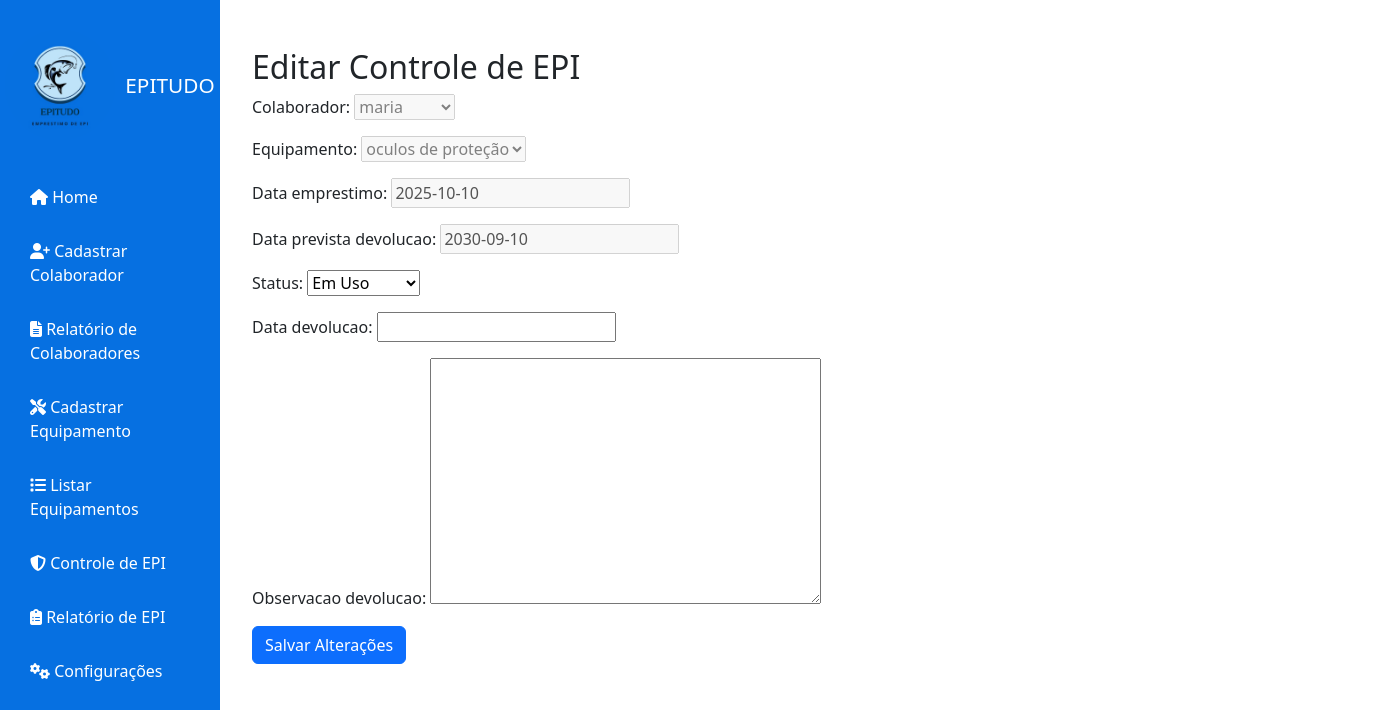
The page /controle-epi/1/ on the database as committed earlier.
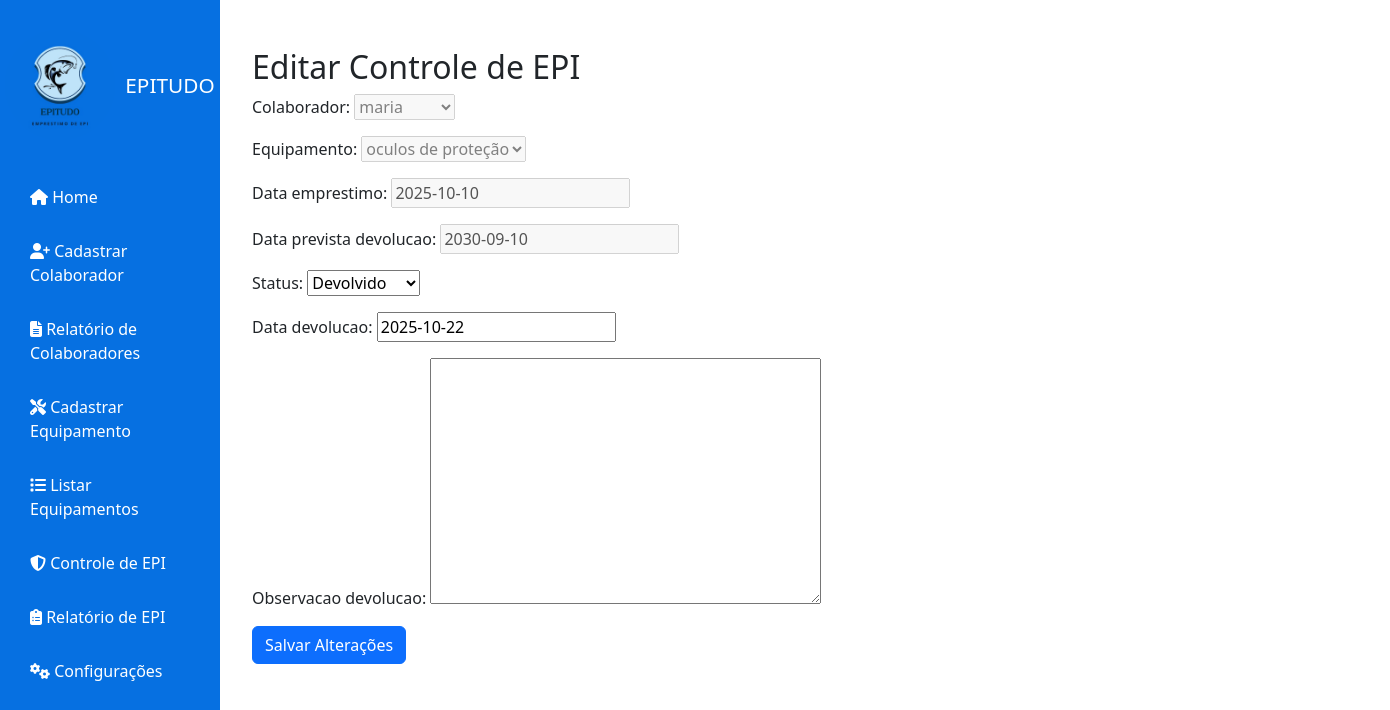
The same page on the database as committed later.
### home/models.py (models this page shows, shortened)
class Emprestimo(models.Model):
	STATUS_CHOICES = [
		('emprestado', 'Emprestado'),
		('em_uso', 'Em Uso'),
		('fornecido', 'Fornecido'),
		('devolvido', 'Devolvido'),
		('danificado', 'Danificado'),
		('perdido', 'Perdido'),
	]
	colaborador = models.ForeignKey(Colaborador, on_delete=models.CASCADE)
	equipamento = models.ForeignKey(Equipamento, on_delete=models.CASCADE)
	data_emprestimo = models.DateField()
	data_prevista_devolucao = models.DateField()
	data_devolucao = models.DateField(null=True, blank=True)
	status = models.CharField(max_length=20, choices=STATUS_CHOICES, default='emprestado')
	observacao_devolucao = models.TextField(blank=True)

### home/views.py (the view)
# urls.py: path('controle-epi/', controle_epi, name='controle_epi'),
def controle_epi(request, pk=None):
	if pk:
		instance = get_object_or_404(Emprestimo, pk=pk)
	else:
		instance = None
	if request.method == 'POST':
		form = EmprestimoForm(request.POST, instance=instance)
		if form.is_valid():
			from django.utils import timezone
			data_prevista = form.cleaned_data['data_prevista_devolucao']
			if data_prevista <= timezone.now().date():
				messages.error(request, 'A data prevista de devolução deve ser posterior à data atual.')
			else:
				form.save()
				if pk:
					messages.success(request, 'Controle de EPI atualizado com sucesso!')
				else:
					messages.success(request, 'Controle de EPI cadastrado com sucesso!')
				return redirect('controle_epi')
		else:
			messages.error(request, 'Erro ao cadastrar/atualizar controle de EPI.')
	else:
		form = EmprestimoForm(instance=instance)
	return render(request, 'home/controle_epi.html', {'form': form, 'is_edit': pk is not None})

### home/forms.py
class EmprestimoForm(forms.ModelForm):
    class Meta:
        model = Emprestimo
        fields = ['colaborador', 'equipamento', 'data_emprestimo', 'data_prevista_devolucao', 'status', 'data_devolucao', 'observacao_devolucao']
    def __init__(self, *args, **kwargs):
        super().__init__(*args, **kwargs)
        if not self.instance.pk:
            self.fields['status'].choices = [
                ('emprestado', 'Emprestado'),
                ('em_uso', 'Em Uso'),
                ('fornecido', 'Fornecido'),
            ]
            self.fields['data_devolucao'].widget = forms.HiddenInput()
            self.fields['observacao_devolucao'].widget = forms.HiddenInput()
        else:
            self.fields['status'].choices = Emprestimo.STATUS_CHOICES
            self.fields['colaborador'].disabled = True
            self.fields['equipamento'].disabled = True
            self.fields['data_emprestimo'].disabled = True
            self.fields['data_prevista_devolucao'].disabled = True

### home/models.py (called while the page is built)
	def __str__(self):
		return self.nome

	def __str__(self):
		return self.nome

### home/templates/home/controle_epi.html (shortened to what this page needs)
{% load static %}
<!DOCTYPE html>
<html lang="pt-br">
<head>
    <link href="https://cdn.jsdelivr.net/npm/bootstrap@5.3.0/dist/css/bootstrap.min.css" rel="stylesheet">
    <link rel="stylesheet" href="https://cdnjs.cloudflare.com/ajax/libs/font-awesome/6.4.0/css/all.min.css">
</head>
<body>
    <div class="sidebar" style="width:220px;background:#0670e1;color:#fff;height:100vh;position:fixed;top:0;left:0;display:flex;flex-direction:column;padding-top:30px;">
          <div style="display:flex;align-items:center;justify-content:center;gap:10px;margin-bottom:30px;">
    <img src="{% static 'img/logo.jpeg' %}" alt="Logo" style="width:110px;height:110px;border-radius:50%;">
        <h2 style="margin:0;font-size:1.3em;">EPITUDO</h2>
    </div>
        <a href="/" style="color:#fff;text-decoration:none;padding:15px 30px;display:block;"><i class="fa fa-home"></i> Home</a>
        <a href="/colaboradores/cadastrar/" style="color:#fff;text-decoration:none;padding:15px 30px;display:block;"><i class="fa fa-user-plus"></i> Cadastrar Colaborador</a>
        <a href="/relatorio/" style="color:#fff;text-decoration:none;padding:15px 30px;display:block;"><i class="fa fa-file-alt"></i> Relatório de Colaboradores</a>
        <a href="/equipamentos/cadastrar/" style="color:#fff;text-decoration:none;padding:15px 30px;display:block;"><i class="fa fa-tools"></i> Cadastrar Equipamento</a>
        <a href="/equipamentos/listar/" style="color:#fff;text-decoration:none;padding:15px 30px;display:block;"><i class="fa fa-list"></i> Listar Equipamentos</a>
        <a href="/controle-epi/" style="color:#fff;text-decoration:none;padding:15px 30px;display:block;"><i class="fa fa-shield-alt"></i> Controle de EPI</a>
        <a href="/relatorio-epi/" style="color:#fff;text-decoration:none;padding:15px 30px;display:block;"><i class="fa fa-clipboard-list"></i> Relatório de EPI</a>
        <a href="#" style="color:#fff;text-decoration:none;padding:15px 30px;display:block;"><i class="fa fa-cogs"></i> Configurações</a>
    </div>
    <div class="container mt-5" style="margin-left:240px;">
        <h2>{% if is_edit %}Editar Controle de EPI{% else %}Cadastrar Controle de EPI{% endif %}</h2>
        <form method="post">
            {{ form.as_p }}
            <button type="submit" class="btn btn-primary">{% if is_edit %}Salvar Alterações{% else %}Cadastrar{% endif %}</button>
        </form>
    </div>
</body>
</html>

Rows that differ between the two databases and show on the page:
changed Emprestimo "maria": status "Em Uso" → "Devolvido"; data_devolucao (not shown) → "2025-10-22"
